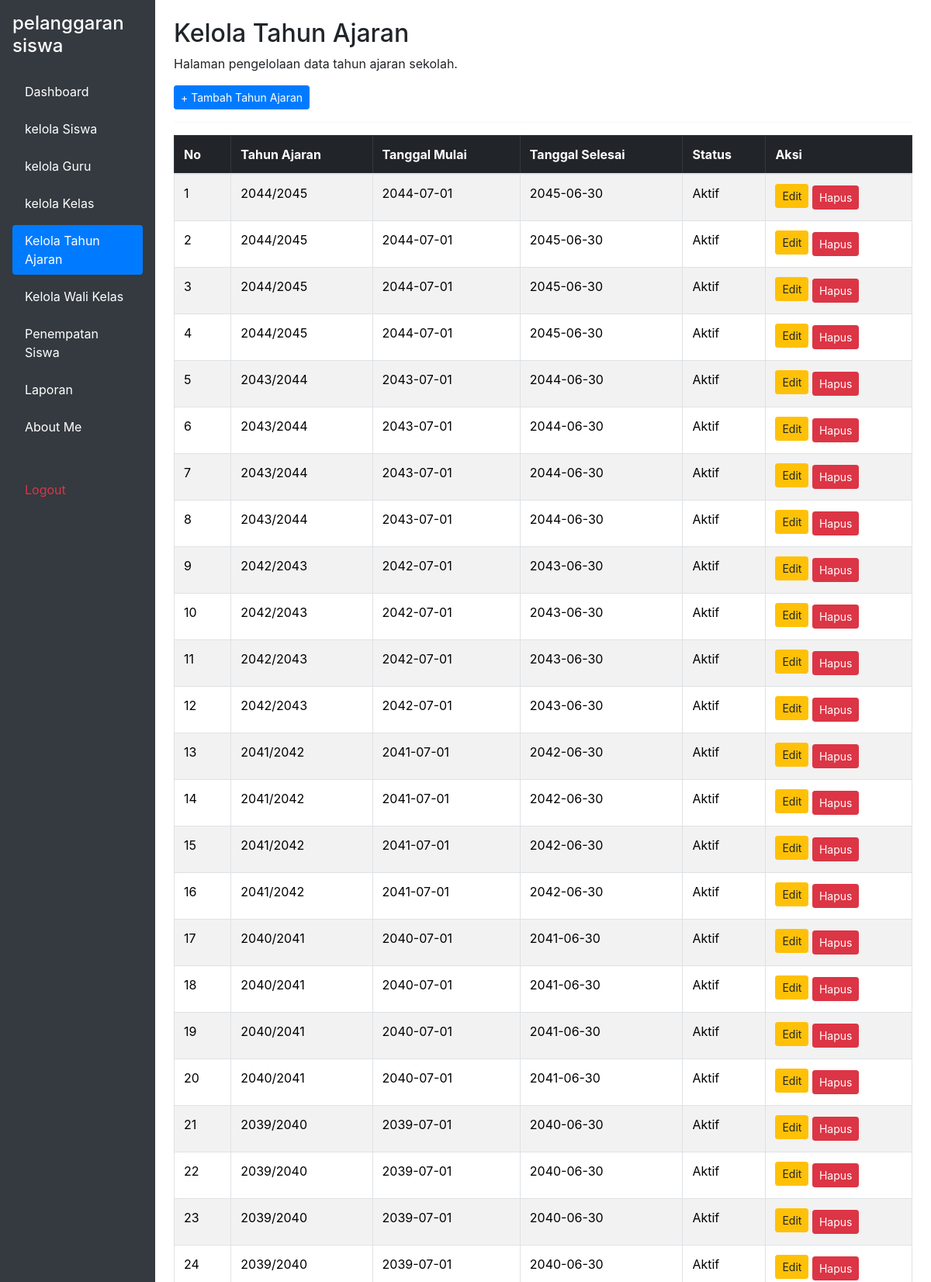
Page /kelola_tahun_ajaran.php (signed in, upper part) on the committed database.
### tables this page shows
CREATE TABLE `t_tahun_ajaran` (
  `id` int(11) NOT NULL,
  `nama` varchar(20) DEFAULT NULL,
  `tanggal_mulai` date NOT NULL,
  `tanggal_selesai` date NOT NULL,
  `status_aktif` tinyint(1) NOT NULL,
  `created_at` timestamp NOT NULL DEFAULT current_timestamp(),
  `updated_at` timestamp NOT NULL DEFAULT current_timestamp()
);

### kelola_tahun_ajaran.php (the view, shortened to what this page needs)
<?php
include 'config/koneksi.php';
$query = mysqli_query($koneksi, "
    SELECT * FROM t_tahun_ajaran
    ORDER BY id DESC
");
?>
<!DOCTYPE html>
<html lang="id">
<head>
    <link href="https://cdn.jsdelivr.net/npm/bootstrap@5.3.8/dist/css/bootstrap.min.css" rel="stylesheet">
    <link rel="stylesheet" href="https://cdn.jsdelivr.net/npm/bootstrap@4.1.3/dist/css/bootstrap.min.css">
</head>
<body>
<div class="container-fluid">
    <div class="row">
        <div class="col-md-3 col-lg-2 bg-dark min-vh-100 p-3">
            <h4 class="text-white mb-4">
                pelanggaran siswa
            </h4>
            <ul class="nav nav-pills flex-column">
                <li class="nav-item mb-2">
                    <a href="dashboard.php" class="nav-link text-white">
                        Dashboard
                    </a>
                </li>
                <li class="nav-item mb-2">
                    <a href="kelola_siswa.php" class="nav-link text-white">
                        kelola Siswa
                    </a>
                </li>
                <li class="nav-item mb-2">
                    <a href="kelola_guru.php" class="nav-link text-white">kelola Guru</a>
                </li>
                <li class="nav-item mb-2">
                    <a href="kelola_kelas.php" class="nav-link text-white">kelola Kelas</a>
                </li>
                <li class="nav-item mb-2">
                    <a href="kelola_tahun_ajaran.php" class="nav-link active">Kelola Tahun Ajaran</a>
                <li class="nav-item mb-2">
                    <a href="kelola_wali_kelas.php" class="nav-link text-white">Kelola Wali Kelas</a>
                <li class="nav-item mb-2">
                    <a href="penempatan_siswa.php" class="nav-link text-white">Penempatan Siswa</a>
                </li>
                <li class="nav-item mb-2">
                    <a href="pelanggaran.php" class="nav-link text-white">Laporan</a>
                </li>
                <li class="nav-item mb-2">
                    <a href="tentang_saya.php" class="nav-link text-white">About Me</a>
                </li>
                <hr class="text-secondary">
                <li class="nav-item mb-2">
                    <a href="logout.php" class="nav-link text-danger">Logout</a>
                </li>
            </ul>
        </div>
        <main class="col-md-9 col-lg-10 p-4">
            <h2>Kelola Tahun Ajaran</h2>
            <p>Halaman pengelolaan data tahun ajaran sekolah.</p>
            <div class="mb-3">
                <a href="tambah_tahun_ajaran.php" class="btn btn-primary btn-sm">+ Tambah Tahun Ajaran</a>
            </div>
            <hr>
            <div class="table-responsive">
                <table class="table table-bordered table-striped">
                    <thead class="table-dark">
                        <tr>
                            <th>No</th>
                            <th>Tahun Ajaran</th>
                            <th>Tanggal Mulai</th>
                            <th>Tanggal Selesai</th>
                            <th>Status</th>
                            <th>Aksi</th>
                        </tr>
                    </thead>
                    <tbody>
                        <?php
                        $no = 1;
                        if (mysqli_num_rows($query) > 0) {
                            while ($row = mysqli_fetch_assoc($query)) {
                        ?>
                            <tr>
                                <td><?= $no++ ?></td>
                                <td><?= htmlspecialchars($row['nama']) ?></td>
                                <td><?= htmlspecialchars($row['tanggal_mulai']) ?></td>
                                <td><?= htmlspecialchars($row['tanggal_selesai']) ?></td>
                                <td>
                                    <?= $row['status_aktif'] == 1
                                        ? 'Aktif'
                                        : 'Tidak Aktif' ?>
                                </td>
                                <td>
                                    <a href="edit_tahun_ajaran.php?id=<?= (int) $row['id'] ?>" class="btn btn-warning btn-sm mb-1">
                                        Edit
                                    </a>
                                    <a
                                        href="hapus_tahun_ajaran.php?id=<?= (int) $row['id'] ?>"
                                        class="btn btn-danger btn-sm"
                                        onclick="return confirm('Yakin ingin menghapus tahun ajaran ini?')"
                                    >
                                        Hapus
                                    </a>
                                </td>
                            </tr>
                        <?php
                            }
                        } else {
                        ?>
                            <tr>
                                <td colspan="6" class="text-center">Belum ada data tahun ajaran.</td>
                            </tr>
                        <?php } ?>
                    </tbody>
                </table>
            </div>
        </main>
    </div>
</div>
</body>
</html>

### rows in the picture
t_tahun_ajaran: nama "2044/2045", tanggal_mulai "2044-07-01", tanggal_selesai "2045-06-30", status_aktif "Aktif"
t_tahun_ajaran: nama "2044/2045", tanggal_mulai "2044-07-01", tanggal_selesai "2045-06-30", status_aktif "Aktif"
t_tahun_ajaran: nama "2044/2045", tanggal_mulai "2044-07-01", tanggal_selesai "2045-06-30", status_aktif "Aktif"
t_tahun_ajaran: nama "2044/2045", tanggal_mulai "2044-07-01", tanggal_selesai "2045-06-30", status_aktif "Aktif"
t_tahun_ajaran: nama "2043/2044", tanggal_mulai "2043-07-01", tanggal_selesai "2044-06-30", status_aktif "Aktif"
t_tahun_ajaran: nama "2043/2044", tanggal_mulai "2043-07-01", tanggal_selesai "2044-06-30", status_aktif "Aktif"
t_tahun_ajaran: nama "2043/2044", tanggal_mulai "2043-07-01", tanggal_selesai "2044-06-30", status_aktif "Aktif"
t_tahun_ajaran: nama "2043/2044", tanggal_mulai "2043-07-01", tanggal_selesai "2044-06-30", status_aktif "Aktif"
t_tahun_ajaran: nama "2042/2043", tanggal_mulai "2042-07-01", tanggal_selesai "2043-06-30", status_aktif "Aktif"
t_tahun_ajaran: nama "2042/2043", tanggal_mulai "2042-07-01", tanggal_selesai "2043-06-30", status_aktif "Aktif"
t_tahun_ajaran: nama "2042/2043", tanggal_mulai "2042-07-01", tanggal_selesai "2043-06-30", status_aktif "Aktif"
t_tahun_ajaran: nama "2042/2043", tanggal_mulai "2042-07-01", tanggal_selesai "2043-06-30", status_aktif "Aktif"
t_tahun_ajaran: nama "2041/2042", tanggal_mulai "2041-07-01", tanggal_selesai "2042-06-30", status_aktif "Aktif"
t_tahun_ajaran: nama "2041/2042", tanggal_mulai "2041-07-01", tanggal_selesai "2042-06-30", status_aktif "Aktif"
t_tahun_ajaran: nama "2041/2042", tanggal_mulai "2041-07-01", tanggal_selesai "2042-06-30", status_aktif "Aktif"
t_tahun_ajaran: nama "2041/2042", tanggal_mulai "2041-07-01", tanggal_selesai "2042-06-30", status_aktif "Aktif"
t_tahun_ajaran: nama "2040/2041", tanggal_mulai "2040-07-01", tanggal_selesai "2041-06-30", status_aktif "Aktif"
t_tahun_ajaran: nama "2040/2041", tanggal_mulai "2040-07-01", tanggal_selesai "2041-06-30", status_aktif "Aktif"
t_tahun_ajaran: nama "2040/2041", tanggal_mulai "2040-07-01", tanggal_selesai "2041-06-30", status_aktif "Aktif"
t_tahun_ajaran: nama "2040/2041", tanggal_mulai "2040-07-01", tanggal_selesai "2041-06-30", status_aktif "Aktif"
t_tahun_ajaran: nama "2039/2040", tanggal_mulai "2039-07-01", tanggal_selesai "2040-06-30", status_aktif "Aktif"
t_tahun_ajaran: nama "2039/2040", tanggal_mulai "2039-07-01", tanggal_selesai "2040-06-30", status_aktif "Aktif"
t_tahun_ajaran: nama "2039/2040", tanggal_mulai "2039-07-01", tanggal_selesai "2040-06-30", status_aktif "Aktif"
t_tahun_ajaran: nama "2039/2040", tanggal_mulai "2039-07-01", tanggal_selesai "2040-06-30", status_aktif "Aktif"
